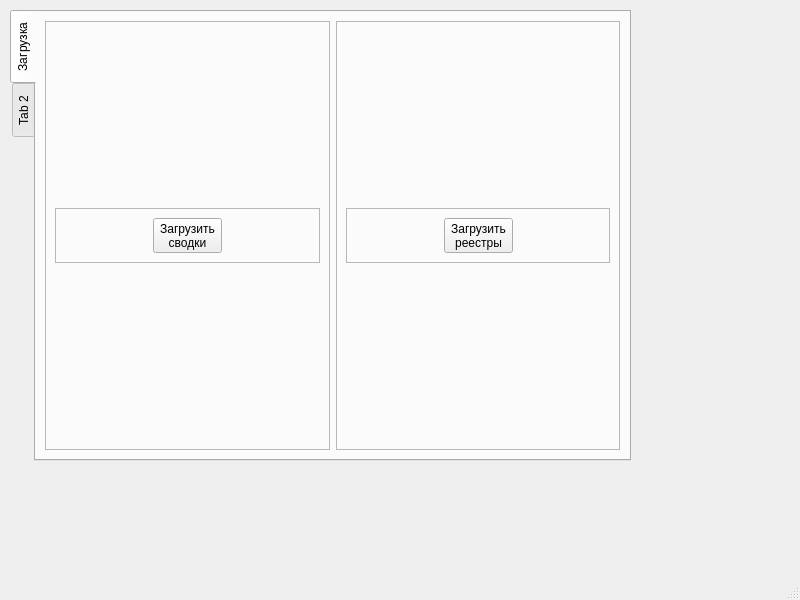
<?xml version="1.0" encoding="UTF-8"?>
<ui version="4.0">
 <class>MainWindow</class>
 <widget class="QMainWindow" name="MainWindow">
  <property name="geometry">
   <rect>
    <x>0</x>
    <y>0</y>
    <width>800</width>
    <height>600</height>
   </rect>
  </property>
  <property name="windowTitle">
   <string>MainWindow</string>
  </property>
  <widget class="QWidget" name="centralwidget">
   <widget class="QTabWidget" name="tabWidget">
    <property name="geometry">
     <rect>
      <x>10</x>
      <y>10</y>
      <width>621</width>
      <height>451</height>
     </rect>
    </property>
    <property name="tabPosition">
     <enum>QTabWidget::West</enum>
    </property>
    <property name="tabShape">
     <enum>QTabWidget::Rounded</enum>
    </property>
    <property name="currentIndex">
     <number>0</number>
    </property>
    <property name="elideMode">
     <enum>Qt::ElideNone</enum>
    </property>
    <widget class="QWidget" name="tab">
     <attribute name="title">
      <string>Загрузка</string>
     </attribute>
     <layout class="QHBoxLayout" name="horizontalLayout_3">
      <item>
       <widget class="QFrame" name="frame">
        <property name="frameShape">
         <enum>QFrame::StyledPanel</enum>
        </property>
        <property name="frameShadow">
         <enum>QFrame::Raised</enum>
        </property>
        <layout class="QVBoxLayout" name="verticalLayout">
         <item>
          <spacer name="verticalSpacer">
           <property name="orientation">
            <enum>Qt::Vertical</enum>
           </property>
           <property name="sizeHint" stdset="0">
            <size>
             <width>20</width>
             <height>169</height>
            </size>
           </property>
          </spacer>
         </item>
         <item>
          <widget class="QFrame" name="frame_3">
           <property name="frameShape">
            <enum>QFrame::StyledPanel</enum>
           </property>
           <property name="frameShadow">
            <enum>QFrame::Raised</enum>
           </property>
           <layout class="QHBoxLayout" name="horizontalLayout">
            <item>
             <spacer name="horizontalSpacer">
              <property name="orientation">
               <enum>Qt::Horizontal</enum>
              </property>
              <property name="sizeHint" stdset="0">
               <size>
                <width>82</width>
                <height>20</height>
               </size>
              </property>
             </spacer>
            </item>
            <item>
             <widget class="QToolButton" name="toolButton">
              <property name="text">
               <string>Загрузить
сводки</string>
              </property>
             </widget>
            </item>
            <item>
             <spacer name="horizontalSpacer_2">
              <property name="orientation">
               <enum>Qt::Horizontal</enum>
              </property>
              <property name="sizeHint" stdset="0">
               <size>
                <width>81</width>
                <height>20</height>
               </size>
              </property>
             </spacer>
            </item>
           </layout>
          </widget>
         </item>
         <item>
          <spacer name="verticalSpacer_2">
           <property name="orientation">
            <enum>Qt::Vertical</enum>
           </property>
           <property name="sizeHint" stdset="0">
            <size>
             <width>20</width>
             <height>168</height>
            </size>
           </property>
          </spacer>
         </item>
        </layout>
       </widget>
      </item>
      <item>
       <widget class="QFrame" name="frame_2">
        <property name="frameShape">
         <enum>QFrame::StyledPanel</enum>
        </property>
        <property name="frameShadow">
         <enum>QFrame::Raised</enum>
        </property>
        <layout class="QVBoxLayout" name="verticalLayout_2">
         <item>
          <spacer name="verticalSpacer_3">
           <property name="orientation">
            <enum>Qt::Vertical</enum>
           </property>
           <property name="sizeHint" stdset="0">
            <size>
             <width>20</width>
             <height>83</height>
            </size>
           </property>
          </spacer>
         </item>
         <item>
          <widget class="QFrame" name="frame_4">
           <property name="frameShape">
            <enum>QFrame::StyledPanel</enum>
           </property>
           <property name="frameShadow">
            <enum>QFrame::Raised</enum>
           </property>
           <layout class="QHBoxLayout" name="horizontalLayout_2">
            <item>
             <spacer name="horizontalSpacer_3">
              <property name="orientation">
               <enum>Qt::Horizontal</enum>
              </property>
              <property name="sizeHint" stdset="0">
               <size>
                <width>34</width>
                <height>20</height>
               </size>
              </property>
             </spacer>
            </item>
            <item>
             <widget class="QToolButton" name="toolButton_2">
              <property name="text">
               <string>Загрузить
реестры</string>
              </property>
             </widget>
            </item>
            <item>
             <spacer name="horizontalSpacer_4">
              <property name="orientation">
               <enum>Qt::Horizontal</enum>
              </property>
              <property name="sizeHint" stdset="0">
               <size>
                <width>34</width>
                <height>20</height>
               </size>
              </property>
             </spacer>
            </item>
           </layout>
          </widget>
         </item>
         <item>
          <spacer name="verticalSpacer_4">
           <property name="orientation">
            <enum>Qt::Vertical</enum>
           </property>
           <property name="sizeHint" stdset="0">
            <size>
             <width>20</width>
             <height>88</height>
            </size>
           </property>
          </spacer>
         </item>
        </layout>
       </widget>
      </item>
     </layout>
    </widget>
    <widget class="QWidget" name="tab_2">
     <attribute name="title">
      <string>Tab 2</string>
     </attribute>
    </widget>
   </widget>
  </widget>
  <widget class="QMenuBar" name="menubar">
   <property name="geometry">
    <rect>
     <x>0</x>
     <y>0</y>
     <width>800</width>
     <height>21</height>
    </rect>
   </property>
  </widget>
  <widget class="QStatusBar" name="statusbar"/>
 </widget>
 <resources/>
 <connections>
  <connection>
   <sender>toolButton</sender>
   <signal>clicked()</signal>
   <receiver>MainWindow</receiver>
   <slot>loadNewEvent()</slot>
   <hints>
    <hint type="sourcelabel">
     <x>184</x>
     <y>255</y>
    </hint>
    <hint type="destinationlabel">
     <x>399</x>
     <y>299</y>
    </hint>
   </hints>
  </connection>
  <connection>
   <sender>toolButton_2</sender>
   <signal>clicked()</signal>
   <receiver>MainWindow</receiver>
   <slot>loadNewReestr()</slot>
   <hints>
    <hint type="sourcelabel">
     <x>475</x>
     <y>255</y>
    </hint>
    <hint type="destinationlabel">
     <x>399</x>
     <y>299</y>
    </hint>
   </hints>
  </connection>
 </connections>
 <slots>
  <slot>loadNewEvent()</slot>
  <slot>loadNewReestr()</slot>
 </slots>
</ui>
